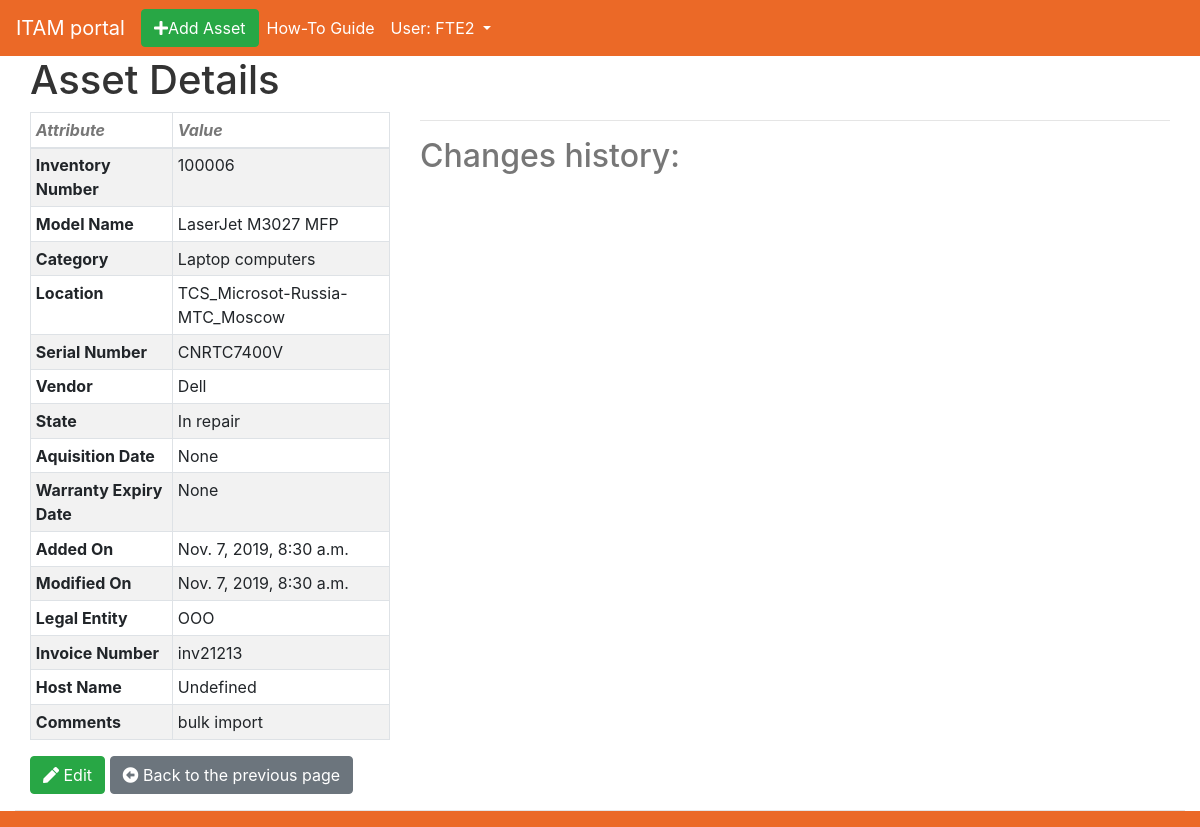
Page /assets/13 (signed in) on the committed database.
### assets_app/models.py (models this page shows, shortened)
class Asset(models.Model):
    inventory_number = models.CharField(max_length=50, unique=True)
    model_name = models.CharField(max_length=50, unique=False, blank=False)
    category = TreeForeignKey('Category', on_delete=models.SET('UNCATEGORISED'), blank=False)
    location = models.ForeignKey('Location', on_delete=models.SET('NOT SET'), blank=False, null=True)
    serial_number = models.CharField(max_length=50, blank=False, null=True)
    vendor = models.ForeignKey(Vendor, on_delete=models.SET('NOT SET'), blank=False, null=True)
    state = models.ForeignKey(State, on_delete=models.SET('NOT SET'), blank=False, null=True)
    aquisition_date = models.DateField(null=True)
    warranty_expiry_date = models.DateField(blank=True, null=True)
    added_on = models.DateTimeField(editable=False, default=timezone.now)
    modified_on = models.DateTimeField(editable=False, default=timezone.now)
    legal_entity = models.CharField(max_length=100, blank=True)
    invoice_number = models.CharField(max_length=50, blank=True)
    host_name = models.CharField(max_length=100, blank=True)
    comments = models.TextField(blank=True)
    class Meta:
        verbose_name = 'Asset'
        verbose_name_plural = 'Assets'

class Category(MPTTModel):
    name = models.CharField(max_length=50, unique=True)
    parent = TreeForeignKey('self', on_delete=models.CASCADE, null=True, blank=True, related_name='children')
    selectable_choices = (('Yes','Yes'),('No','No'))
    selectable = models.CharField(max_length=3, choices=selectable_choices, default='No')
    class Meta:
        verbose_name = 'Category'
        verbose_name_plural = 'Categories'
    class MPTTMeta:
        level_attr = 'mptt_level'
        order_insertion_by=['name']
    def __str__(self):
        return self.name

class Location(models.Model):
    name = models.CharField(max_length=50)
    class Meta:
        verbose_name = 'Location'
        verbose_name_plural = 'Locations'
    def __str__(self):
        return self.name

class Vendor(models.Model):
    name = models.CharField(max_length=50, unique=True)
    class Meta:
        verbose_name = 'Vendor'
        verbose_name_plural = 'Vendors'
    def __str__(self):
        return self.name

class State(models.Model):
    name = models.CharField(max_length=20, unique=True)
    class Meta:
        verbose_name = 'State'
        verbose_name_plural = 'State'
    def __str__(self):
        return self.name

### assets_app/views.py (the view)
# urls.py: url(r'^assets/(?P<pk>\d+)$', views.AssetDetailView.as_view(), name='asset_detail'),
class AssetDetailView(LoginRequiredMixin,SameLocationOnlyMixin, DetailView):
    model = Asset
    def get_context_data(self, **kwargs):
            context = super(AssetDetailView, self).get_context_data(**kwargs)
            pk = self.kwargs.get('pk', 0)
            context['change'] = Change.objects.filter(asset=pk)
            return context

### assets_app/views.py (called while the page is built)
    def has_permissions(self,**kwargs):
        user_locations = Employee.objects.filter(user=self.request.user.id).values_list('permitted_locations',flat=True)
        asset_locations = Asset.objects.get(pk=self.kwargs.get('pk',0)).location.id
        return asset_locations in user_locations

    def dispatch(self, request, *args, **kwargs):
        if not self.has_permissions():
            return render(request, 'assets_app/no_access.html', context=None)
        return super(SameLocationOnlyMixin, self).dispatch(request, *args, **kwargs)

### templates/assets_app/asset_detail.html (shortened to what this page needs)
{% extends 'assets_app/base.html' %}
{% block content %}
            <div class="container-fluid">
                <div class="row">
                    <div class="col-sm-4 col-md-4 col-lg-4">
                    <h1>Asset Details</h1>
                        <table class="table table-striped table-bordered table-sm">
                            <thead>
                                <tr>
                                    <th><i>Attribute</i></th>
                                    <th><i>Value</i></th>
                                </tr>
                            </thead>
                            <tbody>
                            <tr>
                                <td><b>Inventory Number</b></td>
                                <td>{{ asset.inventory_number }}</td>
                            </tr>
                            <tr>
                                <td><b>Model Name</b></td>
                                <td>{{ asset.model_name }}</td>
                            </tr>
                            <tr>
                                <td><b>Category</b></td>
                                <td>{{ asset.category }}</td>
                            </tr>
                            <tr>
                                <td><b>Location</b></td>
                                <td>{{ asset.location }}</td>
                            </tr>
                            <tr>
                                <td><b>Serial Number</b></td>
                                <td>{{ asset.serial_number}}</td>
                            </tr>
                            <tr>
                                <td><b>Vendor</b></td>
                                <td>{{ asset.vendor}}</td>
                            </tr>
                            <tr>
                                <td><b>State</b></td>
                                <td>{{ asset.state }}</td>
                            </tr>
                            <tr>
                                <td><b>Aquisition Date</b></td>
                                <td>{{ asset.aquisition_date }}</td>
                            </tr>
                            <tr>
                                <td><b>Warranty Expiry Date</b></td>
                                <td>{{ asset.warranty_expiry_date }}</td>
                            </tr>
                            <tr>
                                <td><b>Added On</b></td>
                                <td>{{ asset.added_on }}</td>
                            </tr>
                            <tr>
                                <td><b>Modified On</b></td>
                                <td>{{ asset.modified_on}}</td>
                            </tr>
                            <tr>
                                <td><b>Legal Entity</b></td>
                                <td>{{ asset.legal_entity }}</td>
                            </tr>
                            <tr>
                                <td><b>Invoice Number</b></td>
                                <td>{{ asset.invoice_number }}</td>
                            </tr>
                            <tr>
                                <td><b>Host Name</b></td>
                                <td>{{ asset.host_name  }}</td>
                            </tr>
                            <tr>
                                <td><b>Comments</b></td>
                                <td>{{ asset.comments  }}</td>
                            </tr>
                            </tbody>
                        </table>
                        <a class='btn btn-secondary btn-success' href='{% url "asset_edit" pk=asset.pk %}'>
                            <i class="fas fa-pen"></i><span class='glyphicon glyphicon-plus'> Edit</span>
                        </a>
                        <button type='button' class='btn btn-secondary' onClick="window.history.back();return false;"><i class="fas fa-arrow-alt-circle-left"></i><span>  Back to the previous page</span></button>
                    </div>
                    <div class="col-sm-8 col-md-8 col-lg-8">
                    <br><br><hr>
                        <h2>Changes history:</h2>
                    </div>
                </div>
            </div>
{% endblock %}

### templates/assets_app/base.html (shortened to what this page needs)
<!DOCTYPE html>
{% load static %}
<html>
    <head>
<link rel="stylesheet" href="https://stackpath.bootstrapcdn.com/bootstrap/4.3.1/css/bootstrap.min.css">
<link rel="stylesheet" type="text/css" href="/static/assets_app/default.css">
<link rel="stylesheet" href="https://use.fontawesome.com/releases/v5.6.3/css/all.css">
    </head>
    <body>
                    <nav class="navbar navbar-expand-lg navbar-dark sticky-top" style="background-color: #eb6927; color: #fff;">
                    <a class="navbar-brand" href="/">ITAM portal</a>
                    <a href="{% url 'asset_new' %}">
                    <button type='button' class='btn btn-secondary btn-success' style='color:white;'><i class="fas fa-plus"></i>Add Asset</button>
                    </a>
                    <div class="collapse navbar-collapse" id="navbarNavDropdown">
                        <ul class="navbar-nav">
                        <li class="nav-item active">
                            <a class="nav-link" href="#">How-To Guide<span class="sr-only">(current)</span></a>
                        </li>
                        <li class="nav-item dropdown">
                            <a class="nav-link dropdown-toggle active" href="#" id="navbarDropdownMenuLink" data-toggle="dropdown" aria-haspopup="true" aria-expanded="false">
                                            {% if user.is_authenticated %}
                                                User: {{ user.get_username }}
                                            {% else %}
                                                <span class="caret">Please log in.</span>
                                            {% endif %}
                            </a>
                        </li>
                        </ul>
                    </div>
                    </nav>
        <div class="container-fluid">
            <div class="row">
                <div class="col-sm-12 col-md-12 col-lg-12">
                <div class="row">
                    <div class="col-sm-12 col-md-12 col-lg-12">
                        {% block content %}
                        {% endblock %}
                    </div>
                </div>
        </div>
    <div class="container-fluid">
        <div class="row">
            <div class="col-sm-12 col-md-12 col-lg-12">
            <hr>
            <nav class="navbar fixed-bottom navbar-light" style="background-color: #eb6927;">
            </div>
        </div>
    </div>
    </body>
</html>

### static/assets_app/default.css (style rules this page uses)
body { color: #777; }
a { color: #006699; }
.table thead th { color: #777; }
h1 { color: #333333; }

### rows in the picture
Asset: inventory_number "100006", model_name "LaserJet M3027 MFP", category "Laptop computers", location "TCS_Microsot-Russia-MTC_Moscow", serial_number "CNRTC7400V", vendor "Dell", state "In repair", aquisition_date "None", warranty_expiry_date "None", added_on "Nov. 7, 2019, 8:30 a.m.", modified_on "Nov. 7, 2019, 8:30 a.m.", legal_entity "OOO", invoice_number "inv21213", host_name "Undefined", comments "bulk import"

### other values in the picture
{{ user.get_username }} "FTE2"
